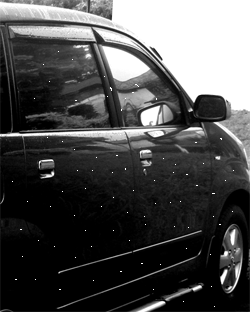
#> input picture mobil.tif, 250 x 312 px
$ python prak7.4.py
#> lines starting #> are read from the running program, lines starting #| are printed output that depends on the picture
# import library matplotlib.pyplot dengan variabel plt
import matplotlib.pyplot as plt
# %matplotlib inline

# dari library skimage dengan meingimport library data
from skimage import data
# dari library skimage.io import library imread
from skimage.io import imread
# dari skimage.color import lubrary rgb2gray
from skimage.color import rgb2gray
import numpy as np      # import library numpy dengan variabel np

citra1 = imread(fname="mobil.tif")
#> citra1 is the input picture: shape (312, 250); min 0, max 255, mean 76.9
citra2 = imread(fname="boneka2.tif")
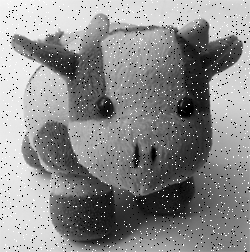
#> input picture boneka2.tif, 250 x 252 px
#> citra2 is the input picture: shape (252, 250); min 0, max 255, mean 139.1

print('Shape citra 1 : ', citra1.shape)
#| Shape citra 1 :  (312, 250)
print('Shape citra 1 : ', citra2.shape)
#| Shape citra 1 :  (252, 250)

fig, axes = plt.subplots(1, 2, figsize=(10, 10))
ax = axes.ravel()

ax[0].imshow(citra1, cmap='gray')
ax[0].set_title("Citra 1")
ax[1].imshow(citra2, cmap='gray')
ax[1].set_title("Citra 2")

# %proses filter median untuk citra mobil
# for baris=2 : tinggiA-1
#    for kolom=2 : lebarA-1
#        dataA = [inputMobil(baris-1, kolom-1) inputMobil(baris-1, kolom) inputMobil(baris-1, kolom+1)  ...
#              inputMobil(baris, kolom-1) inputMobil(baris, kolom) inputMobil(baris, kolom+1)  ...
#              inputMobil(baris+1, kolom-1) inputMobil(baris+1, kolom) inputMobil(baris+1, kolom+1)];
#        % Urutkan
#        for i=1 : 8
#            for j=i+1 : 9
#                if dataA(i) > dataA(j)
#                    tmpA = dataA(i);
#                    dataA(i) = dataA(j);
#                    dataA(j) = tmpA;
#                end
#            end
#        end
#        % Ambil nilai median
#        outputMobil(baris, kolom) = dataA(5);
#    end
# end

copyCitra1 = citra1.copy()
copyCitra2 = citra2.copy()

m1, n1 = copyCitra1.shape
#> m1 = 312; n1 = 250
output1 = np.empty([m1, n1])

m2, n2 = copyCitra2.shape
#> m2 = 252; n2 = 250
output2 = np.empty([m2, n2])
print('Shape copy citra 1 : ', copyCitra1.shape)
#| Shape copy citra 1 :  (312, 250)
print('Shape output citra 1 : ', output1.shape)
#| Shape output citra 1 :  (312, 250)

print('m1 : ', m1)
#| m1 :  312
print('n1 : ', n1)
#| n1 :  250
print()

print('Shape copy citra 2 : ', copyCitra2.shape)
#| Shape copy citra 2 :  (252, 250)
print('Shape output citra 3 : ', output2.shape)
#| Shape output citra 3 :  (252, 250)
print('m2 : ', m2)
#| m2 :  252
print('n2 : ', n2)
#| n2 :  250
print()

for baris in range(0, m1-1):
    for kolom in range(0, n1-1):
        a1 = baris
        b1 = kolom
        dataA = [copyCitra1[a1-1, b1-1], copyCitra1[a1-1, b1], copyCitra1[a1-1, b1+1],
                 copyCitra1[a1, b1-1], copyCitra1[a1,
                                                  b1], copyCitra1[a1, b1+1],
                 copyCitra1[a1+1, b1-1], copyCitra1[a1+1, b1], copyCitra1[a1+1, b1+1]]

        # Urutkan
        for i in range(1, 8):
            for j in range(i, 9):
                if dataA[i] > dataA[j]:
                    tmpA = dataA[i]
                    dataA[i] = dataA[j]
                    dataA[j] = tmpA

        output1[a1, b1] = dataA[5]

for baris in range(0, m2-1):
    for kolom in range(0, n2-1):
        a1 = baris
        b1 = kolom
        dataA = [copyCitra2[a1-1, b1-1], copyCitra2[a1-1, b1], copyCitra2[a1-1, b1+1],
                 copyCitra2[a1, b1-1], copyCitra2[a1,
                                                  b1], copyCitra2[a1, b1+1],
                 copyCitra2[a1+1, b1-1], copyCitra2[a1+1, b1], copyCitra2[a1+1, b1+1]]

        # Urutkan
        for i in range(1, 8):
            for j in range(i, 9):
                if dataA[i] > dataA[j]:
                    tmpA = dataA[i]
                    dataA[i] = dataA[j]
                    dataA[j] = tmpA

        output2[a1, b1] = dataA[5]
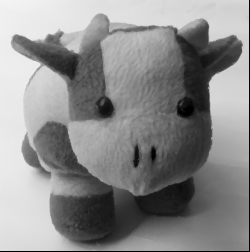
#> output2: shape (252, 250) float64; min 0, max 244, mean 139.2

fig, axes = plt.subplots(2, 2, figsize=(10, 10))
ax = axes.ravel()

ax[0].imshow(citra1, cmap='gray')
ax[0].set_title("Input Citra 1")

ax[1].imshow(citra2, cmap='gray')
ax[1].set_title("Input Citra 1")

ax[2].imshow(output1, cmap='gray')
ax[2].set_title("Output Citra 1")

ax[3].imshow(output2, cmap='gray')
ax[3].set_title("Output Citra 2")
plt.show()
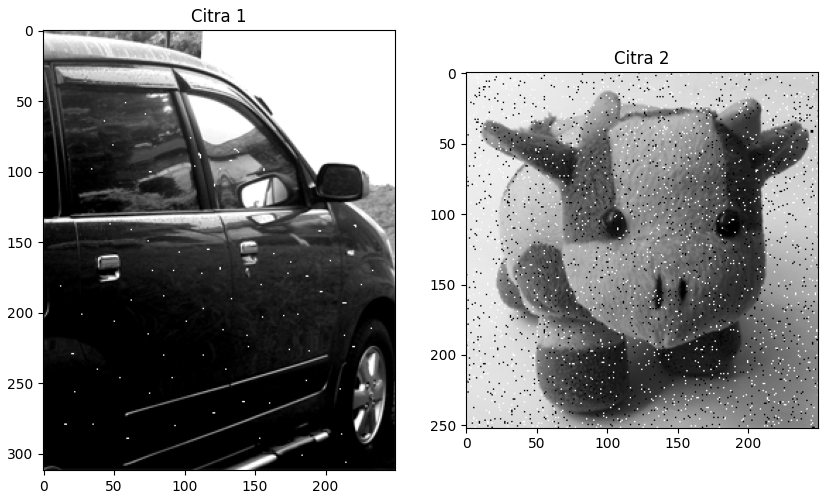
#> figure drawn by matplotlib, 2 panels
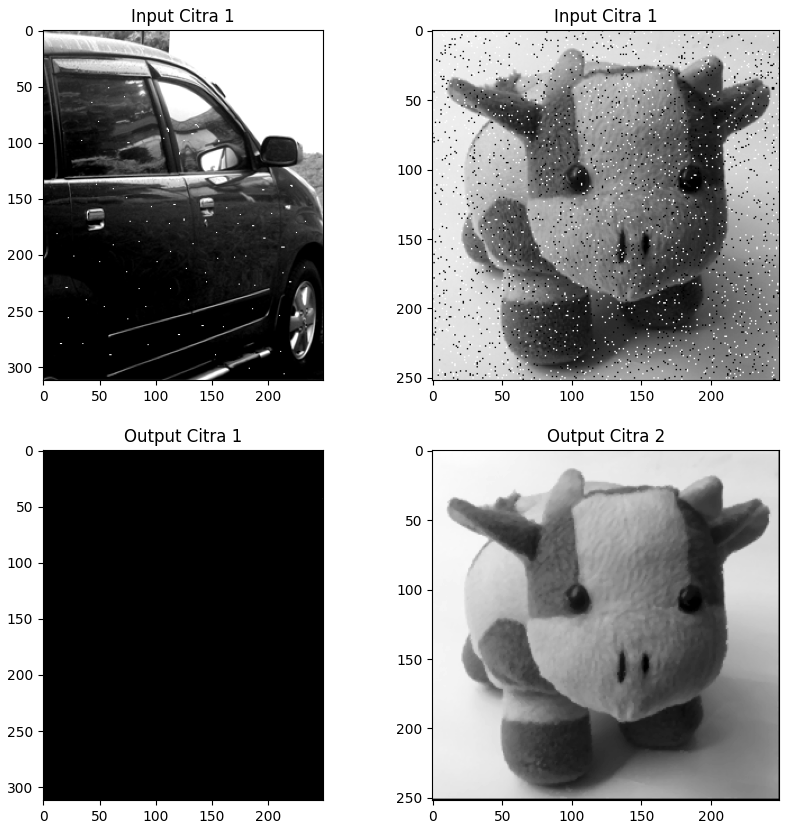
#> figure drawn by matplotlib, 4 panels
# Import Library

# Load & Plot Input Image
# Membaca gambar dengan menggunakan imread dari skimage.io
citra1 = imread(fname="mobil.tif")
# Membaca gambar dengan menggunakan imread dari skimage.io
citra2 = imread(fname="boneka2.tif")

print('Shape citra 1 : ', citra1.shape)  # Menampilkan bentuk (shape) citra 1
#| Shape citra 1 :  (312, 250)
print('Shape citra 2 : ', citra2.shape)  # Menampilkan bentuk (shape) citra 2
#| Shape citra 2 :  (252, 250)

# Membuat subplot dengan 1 baris dan 2 kolom untuk menampilkan citra
fig, axes = plt.subplots(1, 2, figsize=(10, 10))
ax = axes.ravel()  # Melakukan unravel pada objek axes

ax[0].imshow(citra1, cmap='gray')  # Menampilkan citra 1 dalam skala abu-abu
ax[0].set_title("Citra 1")  # Memberikan judul pada citra 1
ax[1].imshow(citra2, cmap='gray')  # Menampilkan citra 2 dalam skala abu-abu
ax[1].set_title("Citra 2")  # Memberikan judul pada citra 2

# Menyiapkan variable output
copyCitra1 = citra1.copy()  # Mengcopy citra 1 untuk mempersiapkan output
copyCitra2 = citra2.copy()  # Mengcopy citra 2 untuk mempersiapkan output

m1, n1 = copyCitra1.shape  # Mendapatkan ukuran baris dan kolom citra 1
# Membuat array kosong dengan ukuran yang sama dengan citra 1 untuk menyimpan hasil akhir
output1 = np.empty([m1, n1])

m2, n2 = copyCitra2.shape  # Mendapatkan ukuran baris dan kolom citra 2
# Membuat array kosong dengan ukuran yang sama dengan citra 2 untuk menyimpan hasil akhir
output2 = np.empty([m2, n2])

# Menampilkan bentuk (shape) copy citra 1
print('Shape copy citra 1 : ', copyCitra1.shape)
#| Shape copy citra 1 :  (312, 250)
# Menampilkan bentuk (shape) output citra 1
print('Shape output citra 1 : ', output1.shape)
#| Shape output citra 1 :  (312, 250)

print('m1 : ', m1)  # Menampilkan nilai m1 (jumlah baris citra 1)
#| m1 :  312
print('n1 : ', n1)  # Menampilkan nilai n1 (jumlah kolom citra 1)
#| n1 :  250
print()

# Menampilkan bentuk (shape) copy citra 2
print('Shape copy citra 2 : ', copyCitra2.shape)
#| Shape copy citra 2 :  (252, 250)
# Menampilkan bentuk (shape) output citra 2
print('Shape output citra 3 : ', output2.shape)
#| Shape output citra 3 :  (252, 250)
print('m2 : ', m2)  # Menampilkan nilai m2 (jumlah baris citra 2)
#| m2 :  252
print('n2 : ', n2)  # Menampilkan nilai n2 (jumlah kolom citra 2)
#| n2 :  250
print()

# Proses Filter Median Pada Citra Input 1
for baris in range(0, m1-1):  # Melakukan perulangan sebanyak jumlah baris citra 1
    for kolom in range(0, n1-1):  # Melakukan perulangan sebanyak jumlah kolom citra 1
        a1 = baris
        b1 = kolom
        dataA = [copyCitra1[a1-1, b1-1], copyCitra1[a1-1, b1], copyCitra1[a1-1, b1+1],
                 copyCitra1[a1, b1-1], copyCitra1[a1,
                                                  b1], copyCitra1[a1, b1+1],
                 copyCitra1[a1+1, b1-1], copyCitra1[a1+1, b1], copyCitra1[a1+1, b1+1]]

        # Urutkan
        for i in range(1, 8):
            for j in range(i, 9):
                if dataA[i] > dataA[j]:
                    tmpA = dataA[i]
                    dataA[i] = dataA[j]
                    dataA[j] = tmpA

        output1[a1, b1] = dataA[5]

# Proses Filter Median Pada Citra Input 2
for baris in range(0, m2-1):  # Melakukan perulangan sebanyak jumlah baris citra 2
    for kolom in range(0, n2-1):  # Melakukan perulangan sebanyak jumlah kolom citra 2
        a1 = baris
        b1 = kolom
        dataA = [copyCitra2[a1-1, b1-1], copyCitra2[a1-1, b1], copyCitra2[a1-1, b1+1],
                 copyCitra2[a1, b1-1], copyCitra2[a1,
                                                  b1], copyCitra2[a1, b1+1],
                 copyCitra2[a1+1, b1-1], copyCitra2[a1+1, b1], copyCitra2[a1+1, b1+1]]

        # Urutkan
        for i in range(1, 8):
            for j in range(i, 9):
                if dataA[i] > dataA[j]:
                    tmpA = dataA[i]
                    dataA[i] = dataA[j]
                    dataA[j] = tmpA

        output2[a1, b1] = dataA[5]

# Plot Citra Input dan Output Hasil dari Filter Rerata
# Membuat subplot dengan 2 baris dan 2 kolom untuk menampilkan citra input dan output
fig, axes = plt.subplots(2, 2, figsize=(10, 10))
ax = axes.ravel()  # Melakukan unravel pada objek axes

ax[0].imshow(citra1, cmap='gray')  # Menampilkan citra 1 sebagai citra input
# Memberikan judul pada citra 1 sebagai citra input
ax[0].set_title("Input Citra 1")

ax[1].imshow(citra2, cmap='gray')  # Menampilkan citra 2 sebagai citra input
# Memberikan judul pada citra 2 sebagai citra input
ax[1].set_title("Input Citra 2")

# Menampilkan output hasil filter median dari citra 1
ax[2].imshow(output1, cmap='gray')
ax[2].set_title("Output Citra 1")  # Memberikan judul pada citra output 1

# Menampilkan output hasil filter median dari citra 2
ax[3].imshow(output2, cmap='gray')
ax[3].set_title("Output Citra 2")  # Memberikan judul pada citra output 2

plt.show()  # Menampilkan plot citra input dan output
